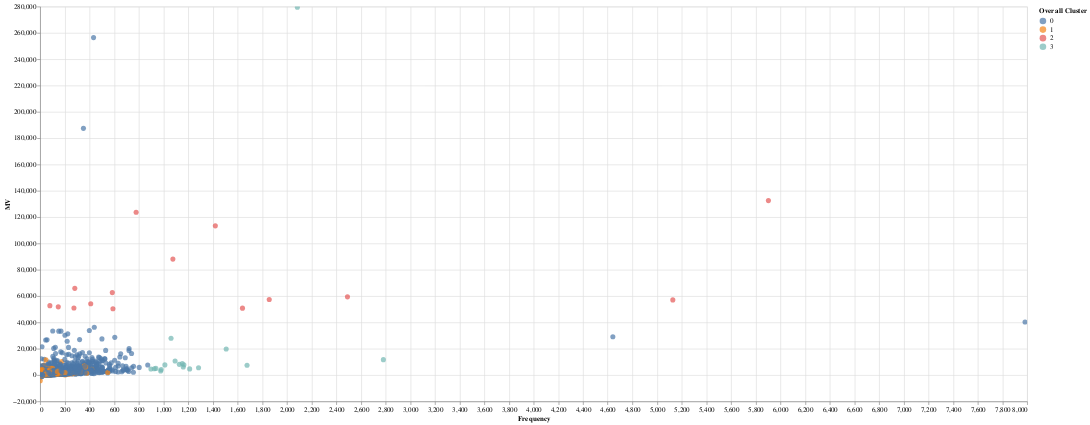

Notebook source saved alongside this figure:
### Code cell
#now we create a few different charts to visualize the distribution of customer clusters with altair scatterplots
import altair as alt
alt.Chart(df.groupby('CustomerID')[['Recency', 'Frequency', 'MV', 'Overall Cluster']].first()).mark_circle(size=60).encode(
    x='Frequency:Q',
    y='MV:Q',
    color='Overall Cluster:N',
    tooltip=['MV', 'Frequency', 'Recency']
).interactive().properties(
    width=1500,
    height=600
)

### Figure 1 — Vega-Lite specification as saved in the notebook (floating-point values rounded to 4 significant figures; data arrays with more than 128 entries replaced by an {"elided": "..."} marker saying what was removed)
{"config": {"view": {"continuousWidth": 400, "continuousHeight": 300}}, "data": {"name": "data-d1ec023b9c47bdf69d98cf77dbb8b307"}, "mark": {"type": "circle", "size": 60}, "encoding": {"color": {"field": "Overall Cluster", "type": "nominal"}, "tooltip": [{"field": "MV", "type": "quantitative"}, {"field": "Frequency", "type": "quantitative"}, {"field": "Recency", "type": "quantitative"}], "x": {"field": "Frequency", "type": "quantitative"}, "y": {"field": "MV", "type": "quantitative"}}, "height": 600, "selection": {"selector025": {"type": "interval", "bind": "scales", "encodings": ["x", "y"]}}, "width": 1500, "$schema": "https://vega.github.io/schema/vega-lite/v4.17.0.json", "datasets": {"data-d1ec023b9c47bdf69d98cf77dbb8b307": {"elided": "4372 records"}}}
